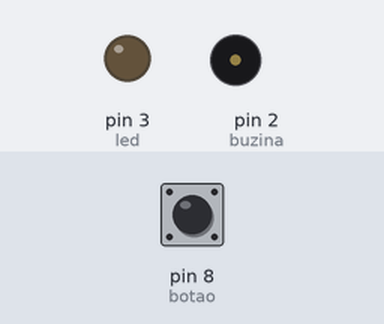
Simulated run of this sketch. Board: Arduino Uno, built with avr-gcc and run on an emulated ATmega328P. On the bench: output pins drawn as LEDs (lit = HIGH), buzzer (waves = sounding). The inputs (shaded band) are chosen by the test bench; at power-on: pin 8 (botao) LOW. What the sketch prints to the serial monitor is not drawn.

Above: at 2.2 s.
2.3 s: pin 8 (botao) pulled HIGH for 0.15 s
At 2.9 s:
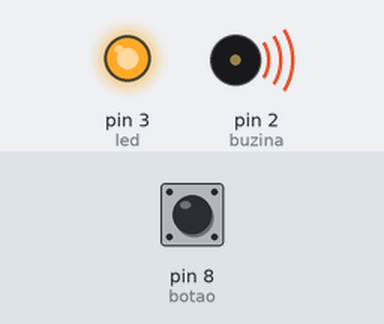
4.8 s: pin 8 (botao) pulled HIGH for 3.2 s
At 10.2 s:
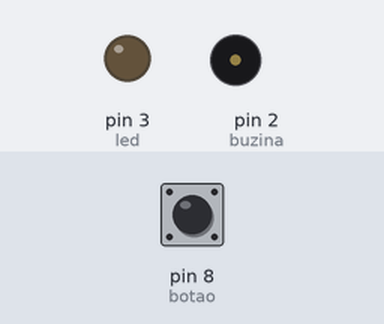
Timing chart, 0 to 11.7 s (numbered marks = the images above; inputs shaded):
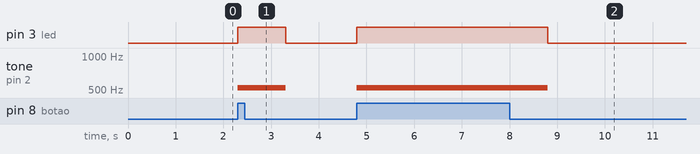

Measured:
- after the input at 2.3 s, pin 3 (led): LOW → HIGH at once, → LOW 1.0 s later; tone on pin 2 (buzina): silent → 523 Hz at once, → silent 1.0 s later
- after the input at 4.8 s, pin 3 (led): LOW → HIGH at once, → LOW 4.0 s later; tone on pin 2 (buzina): silent → 523 Hz at once, → silent 4.0 s later

The sketch:

Buzzer_Botao.ino
```cpp
//constante para o pino da buzzer
#define  botao 8
#define buzina 2
int led = 3;
bool status = false;

void setup() {
  Serial.begin(9600);
  pinMode(botao, INPUT);
  pinMode(led, OUTPUT);
  pinMode(buzina, OUTPUT);
  delay(1000); //parada estratégica
}

void loop() {
  Serial.println(digitalRead(botao));

  if(digitalRead(botao) == 1) {
    tone(buzina, 523); // Liga a buzina, Tom (Dó)
    digitalWrite(led, HIGH);
    delay(1000);

}
  else {
    noTone(buzina); //Desliga a buzina
    digitalWrite(led, LOW);
  }

}
```
